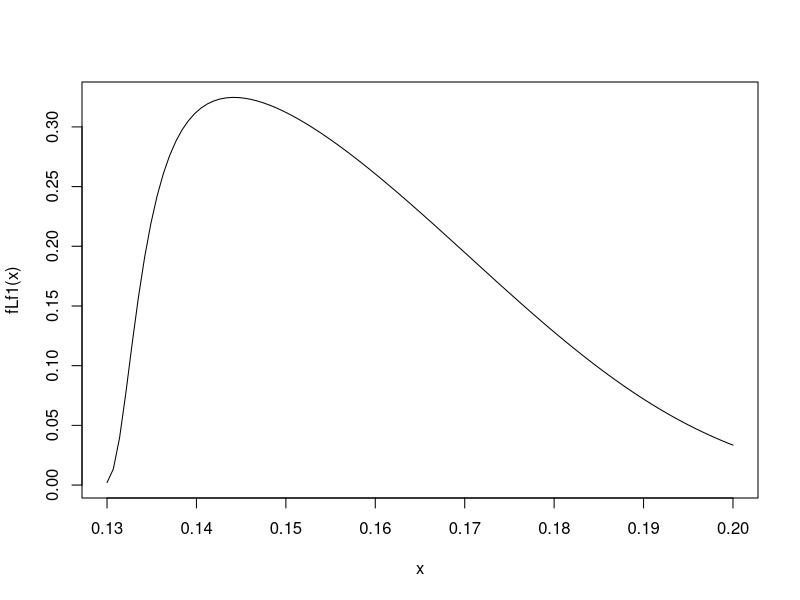

The R script that drew this image:

k <- 0.05
MAP <- 1825

# gswL(w)
gswLf <- function(w, wL,
                  a=1.6, nZ=0.5, p=43200, l=1.8e-5, LAI=1, h=l*a*LAI/nZ*p, VPD=0.02,
                  pe=-1.58*10^-3, b=4.38, h2=h/1000, kxmax=5, c=5.71, d=10.05){
  # xylem conductance function
  kxf <- function(x)kxmax*exp(-(-x/d)^c)
  
  pxmin <- pe*wL^(-b)
  res <- (pe*w^-b-pxmin)*h2*kxf(pxmin)/(h*VPD)
  return(res)
}

# fL
fLf <- function(wL,
                a=1.6, nZ=0.5, p=43200, l=1.8e-5, LAI=1, h=l*a*LAI/nZ*p, VPD=0.02,
                pe=-1.58*10^-3, b=4.38, h2=h/1000, kxmax=5, c=5.71, d=10.05,
                gamma=1/((MAP/365/k)/1000)*nZ){
  
  gswLf1 <- function(w)gswLf(w, wL)
  Ef <- function(w){h*VPD*gswLf1(w)}
  rEf <- function(w){1/Ef(w)}
  integralrEf <- Vectorize(function(w){integrate(rEf, w, 1)$value})#, rel.tol=.Machine$double.eps^0.25
  f1 <- function(w)1/Ef(w)*exp(-gamma*(w-wL)/(1-wL)-k*integralrEf(w))
  #browser()
  res1 <- integrate(f1, wL, 1)
  res2 <- 1/k*exp(-k*integrate(rEf, wL+1e-14, 1)$value)
  res <- res2/(res2+res1$value)
  return(res)
}

fLf(0.13)
fLf1 <- Vectorize(fLf)
curve(fLf1, 0.13, 0.2)
